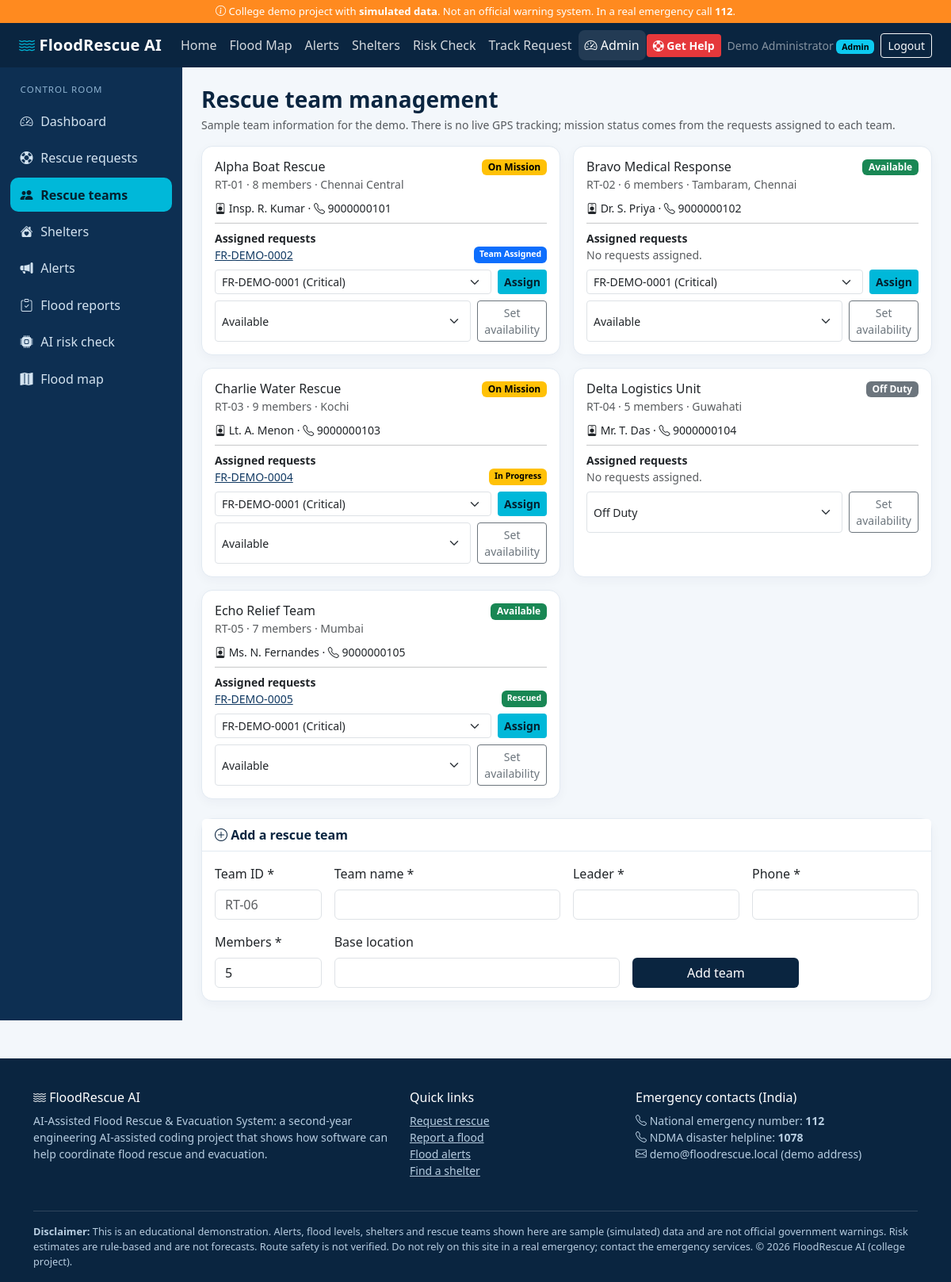
Screenshot of /admin/teams (signed in) with the database file from the repository.
### tables this page shows
CREATE TABLE users (
    id INTEGER PRIMARY KEY AUTOINCREMENT,
    name TEXT NOT NULL,
    email TEXT NOT NULL UNIQUE,
    phone TEXT NOT NULL,
    password_hash TEXT NOT NULL,
    role TEXT NOT NULL DEFAULT 'user',
    created_at TEXT NOT NULL
);

CREATE TABLE rescue_teams (
    id INTEGER PRIMARY KEY AUTOINCREMENT,
    team_code TEXT NOT NULL UNIQUE,
    name TEXT NOT NULL,
    leader TEXT NOT NULL,
    phone TEXT NOT NULL,
    members INTEGER NOT NULL DEFAULT 5,
    base_location TEXT,
    status TEXT NOT NULL DEFAULT 'Available'
);

CREATE TABLE rescue_requests (
    id INTEGER PRIMARY KEY AUTOINCREMENT,
    request_id TEXT NOT NULL UNIQUE,
    user_id INTEGER,
    name TEXT NOT NULL,
    phone TEXT NOT NULL,
    location TEXT NOT NULL,
    latitude REAL,
    longitude REAL,
    people_count INTEGER NOT NULL,
    description TEXT NOT NULL,
    urgency TEXT NOT NULL,
    special_needs TEXT,
    priority_score INTEGER NOT NULL DEFAULT 0,
    is_urgent INTEGER NOT NULL DEFAULT 0,
    status TEXT NOT NULL DEFAULT 'Pending',
    team_id INTEGER REFERENCES rescue_teams(id),
    created_at TEXT NOT NULL,
    updated_at TEXT NOT NULL
);

### app.py (the view)
@app.route("/admin/teams")
@admin_required
def teams():
    rows = query("SELECT * FROM rescue_teams ORDER BY team_code")
    missions = {}
    for t in rows:
        missions[t["id"]] = query("SELECT * FROM rescue_requests WHERE team_id=? ORDER BY created_at DESC", (t["id"],))
    open_requests = query("SELECT request_id, name, urgency FROM rescue_requests "
                          "WHERE team_id IS NULL AND status IN ('Pending','Under Review') "
                          "ORDER BY priority_score DESC")
    return render_template("teams.html", teams=rows, missions=missions, open_requests=open_requests,
                           TEAM_STATUSES=TEAM_STATUSES)

### app.py (called while the page is built)
@app.before_request
def load_user_and_check_csrf():
    if "csrf_token" not in session:
        session["csrf_token"] = secrets.token_hex(16)
    g.user = None
    if session.get("user_id"):
        g.user = query("SELECT id,name,email,phone,role FROM users WHERE id=?", (session["user_id"],), one=True)
        if g.user is None:
            session.pop("user_id", None)
    if request.method == "POST":
        token = request.form.get("csrf_token") or request.headers.get("X-CSRF-Token") or ""
        if not secrets.compare_digest(token, session.get("csrf_token", "")):
            abort(400, "Your session expired or the form was invalid. Please reload the page and try again.")

@app.context_processor
def inject_globals():
    return dict(csrf_token=session.get("csrf_token", ""), current_user=g.get("user"),
                STATUSES=STATUSES, URGENCY_LEVELS=URGENCY_LEVELS, year=datetime.now().year)

def admin_required(view):
    @wraps(view)
    def wrapped(*args, **kwargs):
        if g.user is None:
            flash("Please log in as an administrator.", "warning")
            return redirect(url_for("login", next=request.path))
        if g.user["role"] != "admin":
            abort(403)
        return view(*args, **kwargs)
    return wrapped

@app.template_filter("badge")
def badge_filter(value):
    return BADGE_COLORS.get(value, "secondary")

### db.py (called while the page is built)
def get_db():
    if "db" not in g:
        g.db = sqlite3.connect(DB_PATH)
        g.db.row_factory = sqlite3.Row
        g.db.execute("PRAGMA foreign_keys = ON")
    return g.db

def query(sql, args=(), one=False):
    cur = get_db().execute(sql, args)
    rows = cur.fetchall()
    cur.close()
    if one:
        return rows[0] if rows else None
    return rows

### templates/teams.html (shortened to what this page needs)
{% extends "admin_base.html" %}
{% block content %}
<h3 class="mb-1">Rescue team management</h3>
<p class="text-muted small">Sample team information for the demo. There is no live GPS tracking; mission status comes from the requests assigned to each team.</p>
<div class="row g-3">
    {% for t in teams %}
    <div class="col-md-6 col-xxl-4">
        <div class="card h-100"><div class="card-body">
            <div class="d-flex justify-content-between align-items-start">
                <div><h6 class="mb-0">{{ t.name }}</h6><small class="text-muted">{{ t.team_code }} &middot; {{ t.members }} members &middot; {{ t.base_location }}</small></div>
                <span class="badge text-bg-{{ t.status|badge }}">{{ t.status }}</span>
            </div>
            <div class="small mt-2"><i class="bi bi-person-badge"></i> {{ t.leader }} &middot; <i class="bi bi-telephone"></i> {{ t.phone }}</div>
            <hr class="my-2">
            <div class="small fw-semibold">Assigned requests</div>
            {% set ms = missions[t.id] %}
            {% if ms %}
            <ul class="list-unstyled small mb-2">
                {% for r in ms %}<li class="d-flex justify-content-between"><a href="{{ url_for('request_detail', rid=r.request_id) }}">{{ r.request_id }}</a>
                    <span class="badge text-bg-{{ r.status|badge }}">{{ r.status }}</span></li>{% endfor %}
            </ul>
            {% else %}<div class="small text-muted mb-2">No requests assigned.</div>{% endif %}
            {% if t.status != 'Off Duty' and open_requests %}
            <form method="post" action="{{ url_for('team_assign', tid=t.id) }}" class="d-flex gap-2 mb-2">
                <select class="form-select form-select-sm" name="request_id">
                    {% for r in open_requests %}<option value="{{ r.request_id }}">{{ r.request_id }} ({{ r.urgency }})</option>{% endfor %}</select>
                <button class="btn btn-sm btn-cyan">Assign</button>
            </form>
            {% endif %}
            <form method="post" action="{{ url_for('team_status', tid=t.id) }}" class="d-flex gap-2">
                <select class="form-select form-select-sm" name="status">
                    <option {{ 'selected' if t.status != 'Off Duty' }}>Available</option><option {{ 'selected' if t.status == 'Off Duty' }}>Off Duty</option></select>
                <button class="btn btn-sm btn-outline-secondary">Set availability</button>
            </form>
        </div></div>
    </div>
    {% endfor %}
</div>
<div class="card mt-4"><div class="card-header"><i class="bi bi-plus-circle"></i> Add a rescue team</div><div class="card-body">
    <form method="post" action="{{ url_for('team_add') }}" class="row g-3">
        <div class="col-md-2"><label class="form-label">Team ID *</label><input class="form-control" name="team_code" placeholder="RT-06" required></div>
        <div class="col-md-4"><label class="form-label">Team name *</label><input class="form-control" name="name" required></div>
        <div class="col-md-3"><label class="form-label">Leader *</label><input class="form-control" name="leader" required></div>
        <div class="col-md-3"><label class="form-label">Phone *</label><input class="form-control" name="phone" required></div>
        <div class="col-md-2"><label class="form-label">Members *</label><input class="form-control" type="number" name="members" min="1" max="200" value="5" required></div>
        <div class="col-md-5"><label class="form-label">Base location</label><input class="form-control" name="base_location"></div>
        <div class="col-md-3 d-flex align-items-end"><button class="btn btn-navy w-100">Add team</button></div>
    </form></div></div>
{% endblock %}

### templates/base.html (shortened to what this page needs)
<!doctype html>
<html lang="en">
<head>
    <link href="https://cdn.jsdelivr.net/npm/bootstrap@5.3.3/dist/css/bootstrap.min.css" rel="stylesheet">
    <link href="https://cdn.jsdelivr.net/npm/bootstrap-icons@1.11.3/font/bootstrap-icons.min.css" rel="stylesheet">
    <link rel="stylesheet" href="{{ url_for('static', filename='css/style.css') }}">
</head>
<body>
<div class="demo-strip">
    <i class="bi bi-info-circle"></i> College demo project with <b>simulated data</b>. Not an official warning system.
    In a real emergency call <b>112</b>.
</div>
<nav class="navbar navbar-expand-lg site-nav sticky-top">
    <div class="container-fluid px-lg-4">
        <a class="navbar-brand" href="{{ url_for('index') }}"><i class="bi bi-water"></i> FloodRescue AI</a>
        <div class="collapse navbar-collapse" id="mainNav">
            <ul class="navbar-nav me-auto mb-2 mb-lg-0">
                <li class="nav-item"><a class="nav-link {{ 'active' if request.endpoint == 'index' }}" href="{{ url_for('index') }}">Home</a></li>
                <li class="nav-item"><a class="nav-link {{ 'active' if request.endpoint == 'flood_map' }}" href="{{ url_for('flood_map') }}">Flood Map</a></li>
                <li class="nav-item"><a class="nav-link {{ 'active' if request.endpoint == 'alerts' }}" href="{{ url_for('alerts') }}">Alerts</a></li>
                <li class="nav-item"><a class="nav-link {{ 'active' if request.endpoint == 'shelters' }}" href="{{ url_for('shelters') }}">Shelters</a></li>
                <li class="nav-item"><a class="nav-link {{ 'active' if request.endpoint == 'risk_assessment' }}" href="{{ url_for('risk_assessment') }}">Risk Check</a></li>
                <li class="nav-item"><a class="nav-link {{ 'active' if request.endpoint == 'track' }}" href="{{ url_for('track') }}">Track Request</a></li>
                {% if current_user and current_user.role == 'admin' %}
                <li class="nav-item"><a class="nav-link {{ 'active' if request.path.startswith('/admin') or request.endpoint == 'dashboard' }}" href="{{ url_for('dashboard') }}"><i class="bi bi-speedometer2"></i> Admin</a></li>
                {% endif %}
            </ul>
            <div class="d-flex align-items-center gap-2">
                <a class="btn btn-sm btn-help" href="{{ url_for('rescue_request') }}"><i class="bi bi-life-preserver"></i> Get Help</a>
                {% if current_user %}
                <span class="text-white-50 small d-none d-xl-inline">{{ current_user.name }}
                    {% if current_user.role == 'admin' %}<span class="badge text-bg-info">Admin</span>{% endif %}</span>
                <form method="post" action="{{ url_for('logout') }}" class="m-0">
                    <button class="btn btn-sm btn-outline-light">Logout</button>
                </form>
                {% else %}
                <a class="btn btn-sm btn-outline-light" href="{{ url_for('login') }}">Login</a>
                <a class="btn btn-sm btn-cyan" href="{{ url_for('register') }}">Register</a>
                {% endif %}
            </div>
        </div>
    </div>
</nav>
{% block body %}{% block content %}{% endblock %}{% endblock %}
<footer class="site-footer">
    <div class="container">
        <div class="row g-4">
            <div class="col-md-5">
                <h6><i class="bi bi-water"></i> FloodRescue AI</h6>
                <p class="small">AI-Assisted Flood Rescue &amp; Evacuation System: a second-year engineering AI-assisted coding project that
                    shows how software can help coordinate flood rescue and evacuation.</p>
            </div>
            <div class="col-6 col-md-3">
                <h6>Quick links</h6>
                <ul class="list-unstyled small">
                    <li><a href="{{ url_for('rescue_request') }}">Request rescue</a></li>
                    <li><a href="{{ url_for('report_flood') }}">Report a flood</a></li>
                    <li><a href="{{ url_for('alerts') }}">Flood alerts</a></li>
                    <li><a href="{{ url_for('shelters') }}">Find a shelter</a></li>
                </ul>
            </div>
            <div class="col-6 col-md-4">
                <h6>Emergency contacts (India)</h6>
                <ul class="list-unstyled small">
                    <li><i class="bi bi-telephone"></i> National emergency number: <b>112</b></li>
                    <li><i class="bi bi-telephone"></i> NDMA disaster helpline: <b>1078</b></li>
                    <li><i class="bi bi-envelope"></i> demo@floodrescue.local (demo address)</li>
                </ul>
            </div>
        </div>
        <div class="disclaimer">
            <b>Disclaimer:</b> This is an educational demonstration. Alerts, flood levels, shelters and rescue teams shown here are
            sample (simulated) data and are not official government warnings. Risk estimates are rule-based and are not forecasts.
            Route safety is not verified. Do not rely on this site in a real emergency; contact the emergency services.
            &copy; {{ year }} FloodRescue AI (college project).
        </div>
    </div>
</footer>
</body>
</html>

### static/css/style.css (style rules this page uses)
:root { --navy: #0a2540; --navy-2: #123a63; --cyan: #00b8d9; --orange: #ff8a1f; --red: #e5383b; --bg: #f3f7fb; --card-border: #e2eaf2; }
body { background: var(--bg); color: #1d2b3a; font-family: "Segoe UI", system-ui, -apple-system, Roboto, sans-serif; }
h1, h2, h3, h4, h5 { color: var(--navy); font-weight: 700; }
a { color: var(--navy-2); }
.demo-strip { background: var(--orange); color: #fff; font-size: .82rem; text-align: center; padding: .3rem .5rem; }
.site-nav { background: var(--navy); }
.site-nav .navbar-brand { color: #fff; font-weight: 700; letter-spacing: .2px; }
.site-nav .navbar-brand i { color: var(--cyan); }
.site-nav .nav-link { color: rgba(255,255,255,.82); border-radius: 8px; padding: .45rem .8rem; }
.site-nav .nav-link:hover, .site-nav .nav-link.active { color: #fff; background: rgba(255,255,255,.1); }
.btn-help { background: var(--red); color: #fff; font-weight: 600; border: 0; }
.btn-cyan { background: var(--cyan); color: #04202e; font-weight: 600; border: 0; }
.btn-navy { background: var(--navy); color: #fff; }
.card { border: 1px solid var(--card-border); border-radius: 14px; box-shadow: 0 4px 14px rgba(10,37,64,.04); }
.card-header { background: #fff; border-bottom: 1px solid var(--card-border); font-weight: 600; color: var(--navy); }
.site-footer { background: var(--navy); color: #b7cde0; padding: 2.5rem 0 1rem; margin-top: 3rem; }
.site-footer h6 { color: #fff; }
.site-footer a { color: #b7cde0; }
.disclaimer { font-size: .8rem; border-top: 1px solid rgba(255,255,255,.15); margin-top: 1.5rem; padding-top: 1rem; }

### rows the page displays
users: name "Demo Administrator"
rescue_teams: name "Alpha Boat Rescue", team_code "RT-01", members "8", base_location "Chennai Central", status "On Mission", leader "Insp. R. Kumar", phone "9000000101"
rescue_requests: request_id "FR-DEMO-0002", status "Team Assigned"
rescue_teams: name "Bravo Medical Response", team_code "RT-02", members "6", base_location "Tambaram, Chennai", status "Available", leader "Dr. S. Priya", phone "9000000102", shows "No requests assigned."
rescue_teams: name "Charlie Water Rescue", team_code "RT-03", members "9", base_location "Kochi", status "On Mission", leader "Lt. A. Menon", phone "9000000103"
rescue_requests: request_id "FR-DEMO-0004", status "In Progress"
rescue_teams: name "Delta Logistics Unit", team_code "RT-04", members "5", base_location "Guwahati", status "Off Duty", leader "Mr. T. Das", phone "9000000104", shows "No requests assigned."
rescue_teams: name "Echo Relief Team", team_code "RT-05", members "7", base_location "Mumbai", status "Available", leader "Ms. N. Fernandes", phone "9000000105"
rescue_requests: request_id "FR-DEMO-0005", status "Rescued"

### other values shown
form field request_id "FR-DEMO-0001 (Critical)"
